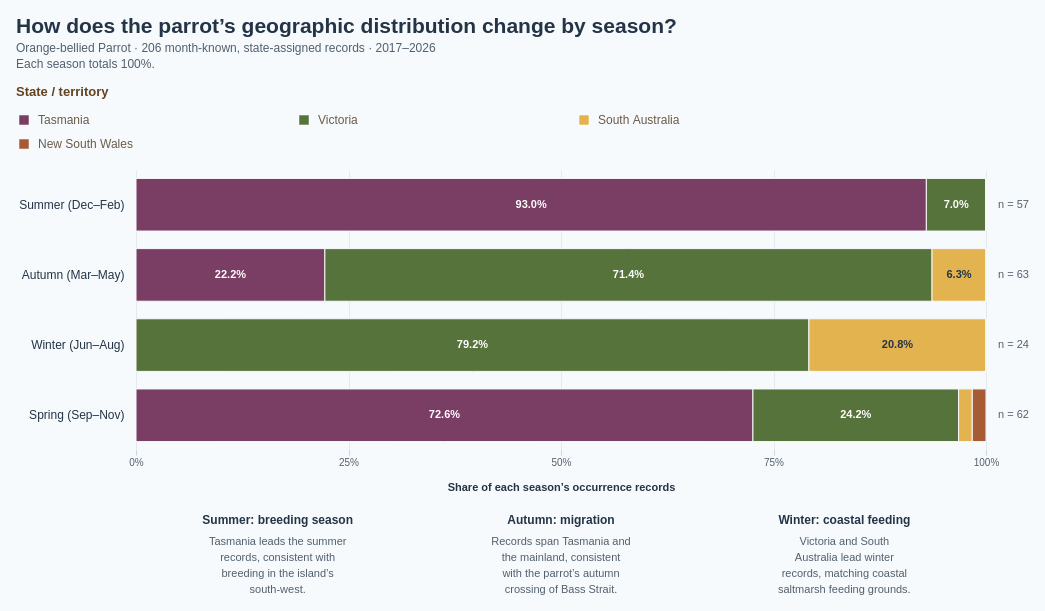

Express this chart as Vega-Lite.
### Vega specification from a JSON file in a GitHub repository (floating-point values rounded to 4 significant figures)
{"$schema": "https://vega.github.io/schema/vega/v5.json", "description": "100% stacked seasonal bars showing geographic distribution of Orange-bellied Parrot occurrence records by state. Source: Dataset/orange_bellied_parrot_cleaned.csv (5,942 PRESENT records in the full source; 2,154 in 2017–2026). Use month when present; recover missing months from complete eventDate (0 records recovered; no conflicting months). Exclude 1,948 records without a usable month and 0 additional month-known records without stateProvince. The remaining 206 records have reported years spanning 2017–2026. No coordinate filter or deduplication is applied. Each bar is normalized by its own seasonal total, using stateProvince as supplied. Australian seasons: Summer Dec–Feb, Autumn Mar–May, Winter Jun–Aug, Spring Sep–Nov. Seasonal shares describe occurrence recording, not abundance or tracked migration. Highlighting does not change counts or denominators. Interpretation notes below the axis relate the observed summer-to-winter shift to the documented Orange-bellied Parrot migration cycle; occurrence records alone do not track individual birds. Ecological context: NRE Tasmania, About Orange-bellied Parrots. Uses the 10 most recent available observation years (2017–2026), using year with eventDate fallback, including partial 2026. Year filtering occurs before month/state inclusion and seasonal aggregation.", "width": 850, "height": 280, "padding": 16, "background": "#f7fafc", "title": {"text": "How does the parrot’s geographic distribution change by season?", "subtitle": ["Orange-bellied Parrot · 206 month-known, state-assigned records · 2017–2026", "Each season totals 100%."], "anchor": "start", "font": "Arial", "fontSize": 21, "color": "#243447", "subtitleFontSize": 12, "subtitleColor": "#52606d", "offset": 16, "subtitlePadding": 6, "subtitleLineHeight": 16}, "signals": [{"name": "hoveredRegion", "value": null, "on": [{"events": "@bars:mouseover, @legendSymbols:mouseover, @legendLabels:mouseover", "update": "datum.region"}, {"events": "@bars:mouseout, @legendSymbols:mouseout, @legendLabels:mouseout", "update": "null"}]}, {"name": "selectedRegion", "value": null, "on": [{"events": "@bars:click, @legendSymbols:click, @legendLabels:click", "update": "selectedRegion === datum.region ? null : datum.region"}, {"events": "window:keydown[event.key === 'Escape']", "update": "null"}]}, {"name": "activeRegion", "update": "hoveredRegion != null ? hoveredRegion : selectedRegion"}, {"name": "legendOffset", "value": -120}, {"name": "legendColumnWidth", "value": 280}, {"name": "legendSymbolSize", "value": 100}], "data": [{"name": "regionCounts", "values": [{"season": "Summer", "seasonOrder": 0, "region": "Tasmania", "regionOrder": 0, "count": 53}, {"season": "Summer", "seasonOrder": 0, "region": "Victoria", "regionOrder": 1, "count": 4}, {"season": "Summer", "seasonOrder": 0, "region": "South Australia", "regionOrder": 2, "count": 0}, {"season": "Summer", "seasonOrder": 0, "region": "New South Wales", "regionOrder": 3, "count": 0}, {"season": "Autumn", "seasonOrder": 1, "region": "Tasmania", "regionOrder": 0, "count": 14}, {"season": "Autumn", "seasonOrder": 1, "region": "Victoria", "regionOrder": 1, "count": 45}, {"season": "Autumn", "seasonOrder": 1, "region": "South Australia", "regionOrder": 2, "count": 4}, {"season": "Autumn", "seasonOrder": 1, "region": "New South Wales", "regionOrder": 3, "count": 0}, {"season": "Winter", "seasonOrder": 2, "region": "Tasmania", "regionOrder": 0, "count": 0}, {"season": "Winter", "seasonOrder": 2, "region": "Victoria", "regionOrder": 1, "count": 19}, {"season": "Winter", "seasonOrder": 2, "region": "South Australia", "regionOrder": 2, "count": 5}, {"season": "Winter", "seasonOrder": 2, "region": "New South Wales", "regionOrder": 3, "count": 0}, {"season": "Spring", "seasonOrder": 3, "region": "Tasmania", "regionOrder": 0, "count": 45}, {"season": "Spring", "seasonOrder": 3, "region": "Victoria", "regionOrder": 1, "count": 15}, {"season": "Spring", "seasonOrder": 3, "region": "South Australia", "regionOrder": 2, "count": 1}, {"season": "Spring", "seasonOrder": 3, "region": "New South Wales", "regionOrder": 3, "count": 1}], "transform": [{"type": "joinaggregate", "groupby": ["season"], "fields": ["count"], "ops": ["sum"], "as": ["total"]}, {"type": "formula", "expr": "datum.count / datum.total", "as": "share"}, {"type": "stack", "groupby": ["season"], "field": "count", "sort": {"field": "regionOrder", "order": "ascending"}, "offset": "normalize", "as": ["x0", "x1"]}]}, {"name": "seasonTotals", "source": "regionCounts", "transform": [{"type": "aggregate", "groupby": ["season", "seasonOrder"], "fields": ["count"], "ops": ["sum"], "as": ["total"]}]}, {"name": "regions", "values": [{"region": "Tasmania", "order": 0}, {"region": "Victoria", "order": 1}, {"region": "South Australia", "order": 2}, {"region": "New South Wales", "order": 3}]}, {"name": "seasonInsights", "values": [{"column": 0, "heading": "Summer: breeding season", "lines": ["Tasmania leads the summer", "records, consistent with", "breeding in the island’s", "south-west."]}, {"column": 1, "heading": "Autumn: migration", "lines": ["Records span Tasmania and", "the mainland, consistent", "with the parrot’s autumn", "crossing of Bass Strait."]}, {"column": 2, "heading": "Winter: coastal feeding", "lines": ["Victoria and South", "Australia lead winter", "records, matching coastal", "saltmarsh feeding grounds."]}]}], "scales": [{"name": "x", "type": "linear", "domain": [0, 1], "range": "width", "zero": true, "nice": false}, {"name": "y", "type": "band", "domain": {"data": "seasonTotals", "field": "season", "sort": {"op": "min", "field": "seasonOrder", "order": "ascending"}}, "range": "height", "paddingInner": 0.25, "paddingOuter": 0.12}, {"name": "color", "type": "ordinal", "domain": ["Tasmania", "Victoria", "South Australia", "New South Wales"], "range": ["#7A3E65", "#56733C", "#E3B34F", "#A65B35"]}], "axes": [{"orient": "bottom", "scale": "x", "title": "Share of each season’s occurrence records", "format": ".0%", "values": [0, 0.25, 0.5, 0.75, 1], "grid": true, "gridColor": "#e3e9ef", "domain": false, "tickColor": "#c9d4df", "labelColor": "#52606d", "titleColor": "#243447", "titlePadding": 14}, {"orient": "left", "scale": "y", "domain": false, "ticks": false, "labelPadding": 12, "labelLimit": 230, "labelFontSize": 12, "labelColor": "#243447", "encode": {"labels": {"update": {"text": {"signal": "datum.value + ' (' + ['Dec–Feb', 'Mar–May', 'Jun–Aug', 'Sep–Nov'][indexof(domain('y'), datum.value)] + ')'"}}}}}], "marks": [{"name": "bars", "type": "rect", "from": {"data": "regionCounts"}, "encode": {"enter": {"cursor": {"value": "pointer"}}, "update": {"x": {"scale": "x", "field": "x0"}, "x2": {"scale": "x", "field": "x1"}, "y": {"scale": "y", "field": "season"}, "height": {"signal": "bandwidth('y')"}, "fill": {"scale": "color", "field": "region"}, "fillOpacity": {"signal": "activeRegion == null || activeRegion === datum.region ? 1 : 0.2"}, "stroke": {"value": "#f7fafc"}, "strokeWidth": {"value": 1}, "tooltip": {"signal": "{'Species': 'Orange-bellied Parrot', 'Season': datum.season, 'State': datum.region, 'Share of seasonal records': format(datum.share, '.1%'), 'State records this season': format(datum.count, ',d'), 'Season total': format(datum.total, ',d'), 'Period': '2017–2026'}"}, "description": {"signal": "datum.season + ', ' + datum.region + ': ' + format(datum.share, '.1%') + ', ' + datum.count + ' records'"}}}}, {"type": "text", "interactive": false, "from": {"data": "regionCounts"}, "encode": {"update": {"x": {"signal": "scale('x', (datum.x0 + datum.x1) / 2)"}, "y": {"scale": "y", "field": "season", "band": 0.5}, "align": {"value": "center"}, "baseline": {"value": "middle"}, "text": {"signal": "datum.share >= 0.05 ? format(datum.share, '.1%') : ''"}, "fontSize": {"value": 11}, "fontWeight": {"value": "bold"}, "fill": {"signal": "datum.region === 'South Australia' ? '#243447' : '#ffffff'"}, "opacity": {"signal": "activeRegion == null || activeRegion === datum.region ? 1 : 0.2"}}}}, {"type": "text", "from": {"data": "seasonTotals"}, "encode": {"update": {"x": {"signal": "width + 12"}, "y": {"scale": "y", "field": "season", "band": 0.5}, "baseline": {"value": "middle"}, "fontSize": {"value": 11}, "fill": {"value": "#52606d"}, "text": {"signal": "'n = ' + format(datum.total, ',d')"}}}}, {"type": "symbol", "name": "legendSymbols", "from": {"data": "regions"}, "encode": {"update": {"x": {"signal": "legendOffset + 8 + (datum.order % 3) * legendColumnWidth"}, "y": {"signal": "-50 + floor(datum.order / 3) * 24"}, "cursor": {"value": "pointer"}, "opacity": {"signal": "activeRegion == null || activeRegion === datum.region ? 1 : 0.3"}, "shape": {"value": "square"}, "size": {"signal": "legendSymbolSize"}, "fill": {"scale": "color", "field": "region"}, "stroke": {"value": "#ffffff"}, "strokeWidth": {"value": 0.5}}}}, {"type": "text", "name": "legendLabels", "from": {"data": "regions"}, "encode": {"update": {"x": {"signal": "legendOffset + 22 + (datum.order % 3) * legendColumnWidth"}, "y": {"signal": "-50 + floor(datum.order / 3) * 24"}, "cursor": {"value": "pointer"}, "opacity": {"signal": "activeRegion == null || activeRegion === datum.region ? 1 : 0.3"}, "text": {"field": "region"}, "align": {"value": "left"}, "baseline": {"value": "middle"}, "fontSize": {"value": 12}, "fill": {"value": "#6a5b49"}, "font": {"value": "Arial"}, "fontWeight": {"value": "normal"}, "limit": {"value": 254}}}}, {"name": "insightHeadings", "type": "text", "interactive": false, "from": {"data": "seasonInsights"}, "encode": {"update": {"x": {"signal": "(datum.column + 0.5) * width / 3"}, "y": {"signal": "height + 65"}, "baseline": {"value": "top"}, "text": {"field": "heading"}, "fontSize": {"value": 12}, "fontWeight": {"value": "bold"}, "fill": {"value": "#243447"}, "align": {"value": "center"}}}}, {"name": "insightDetails", "type": "text", "interactive": false, "from": {"data": "seasonInsights"}, "encode": {"update": {"x": {"signal": "(datum.column + 0.5) * width / 3"}, "y": {"signal": "height + 86"}, "baseline": {"value": "top"}, "text": {"field": "lines"}, "lineHeight": {"value": 16}, "fontSize": {"value": 11}, "fill": {"value": "#52606d"}, "align": {"value": "center"}}}}, {"name": "legendTitle", "type": "text", "interactive": false, "encode": {"update": {"x": {"signal": "legendOffset"}, "y": {"value": -74}, "text": {"value": "State / territory"}, "font": {"value": "Arial"}, "fontSize": {"value": 13}, "fontWeight": {"value": "bold"}, "fill": {"value": "#634320"}}}}], "config": {"font": "Arial", "axis": {"labelFont": "Arial", "titleFont": "Arial"}, "legend": {"labelFont": "Arial", "titleFont": "Arial", "labelFontSize": 12, "titleFontSize": 13, "titleFontWeight": "bold", "labelColor": "#6a5b49", "titleColor": "#634320", "symbolType": "square", "symbolSize": 100, "rowPadding": 8, "columnPadding": 24, "labelOffset": 8}}, "usermeta": {"observationWindow": {"source": "Dataset/orange_bellied_parrot_cleaned.csv", "dateField": "year (eventDate fallback)", "years": [2017, 2018, 2019, 2020, 2021, 2022, 2023, 2024, 2025, 2026], "yearCount": 10, "includesPartialLatestYear": true}}}
